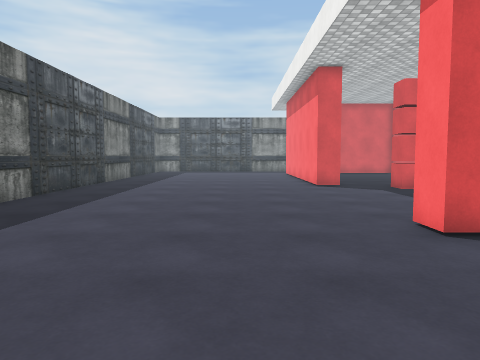
[1] (above)

20 first-person views from a walk through a Unity game level. The camera is 1.3 m above the floor, tilts 4° down and sees 70° across. Doors are open. The floor is counted in squares, 1 m on a side. Each view is taken from the middle of a square. On the plan, view 1 faces up. The plan holds only what a view shows up to about 15 squares ahead; the rest is blank. The player character is not drawn. Some animated figures are left out. Some surface patterns are stand-ins.

[2]
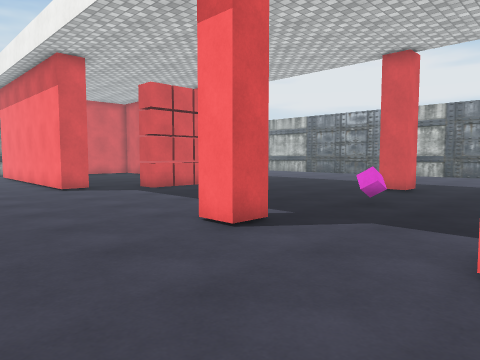

[3]
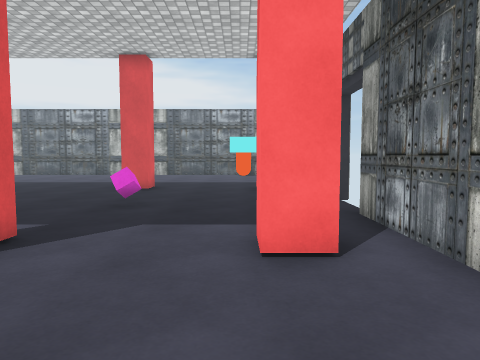

[4]
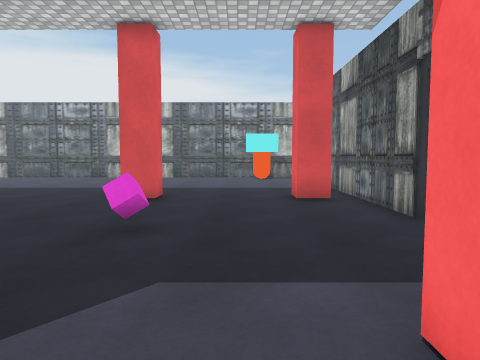

[5]
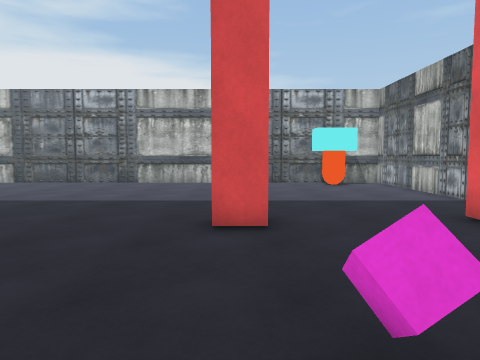

[6]
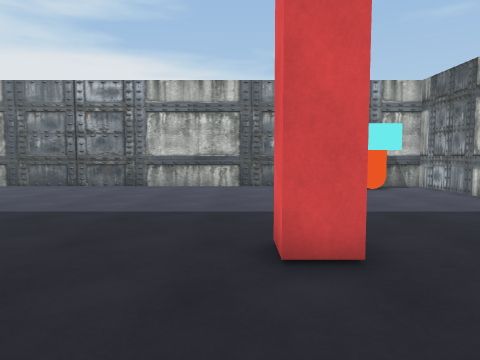

[7]
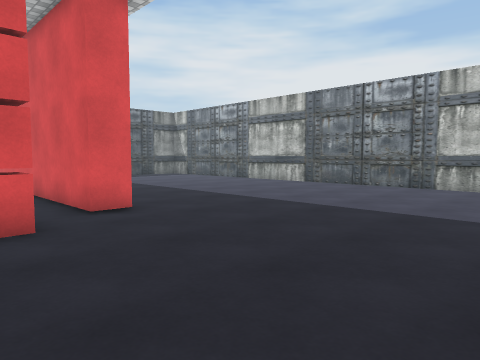

[8]
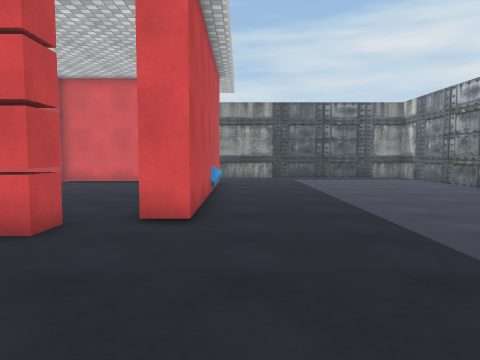

[9]
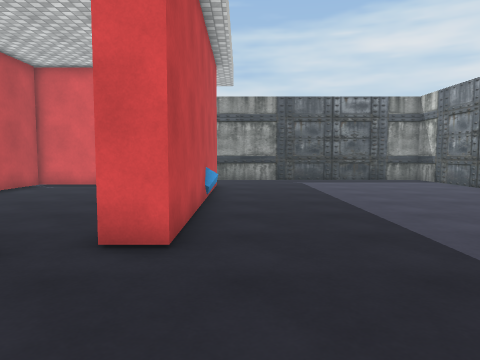

[10]
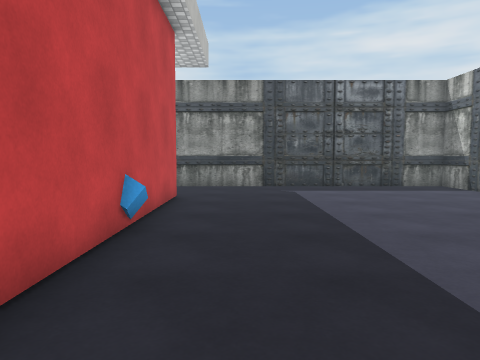

[11]
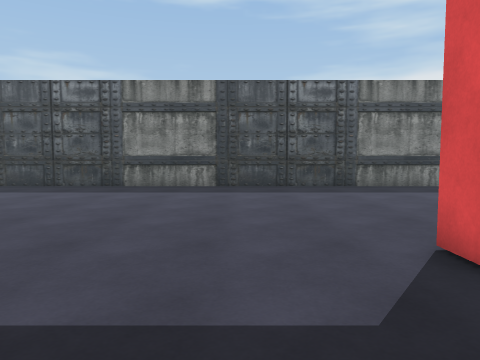

[12]
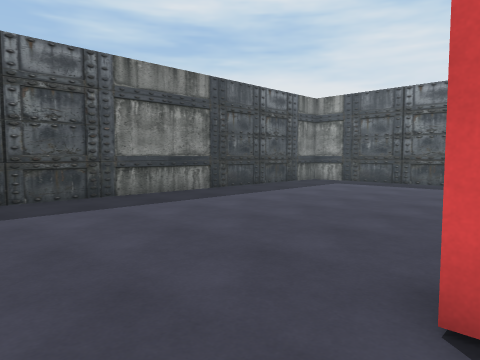

[13]
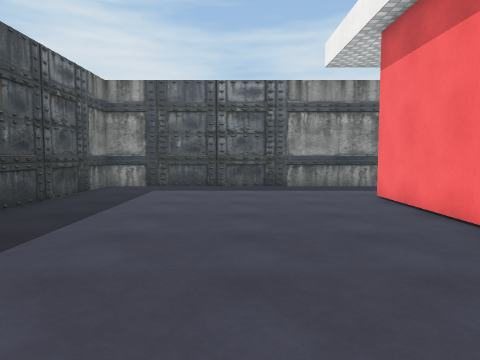

[14]
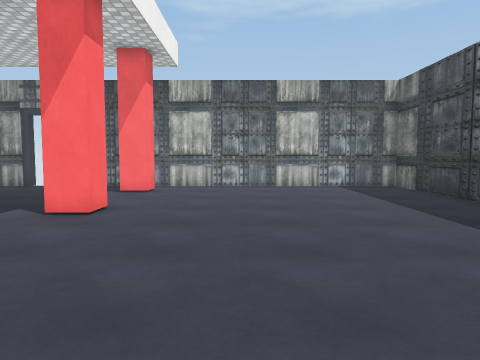

[15]
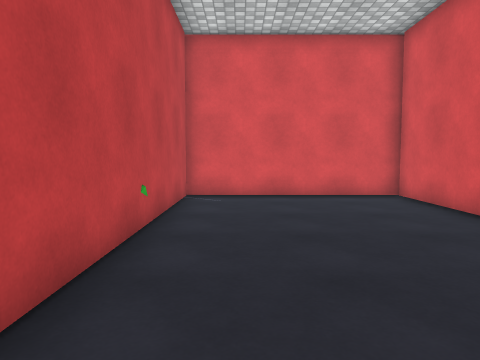

[16]
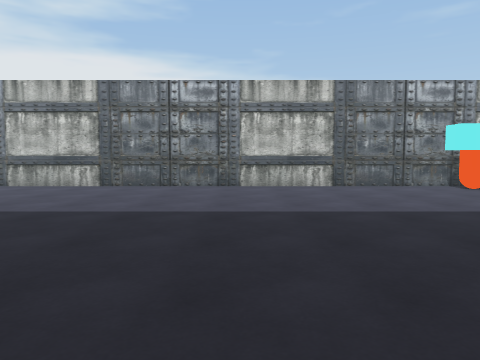

[17]
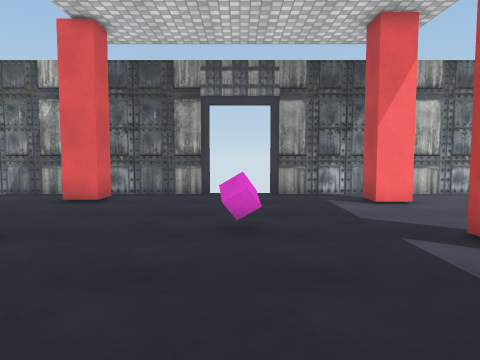

[18]
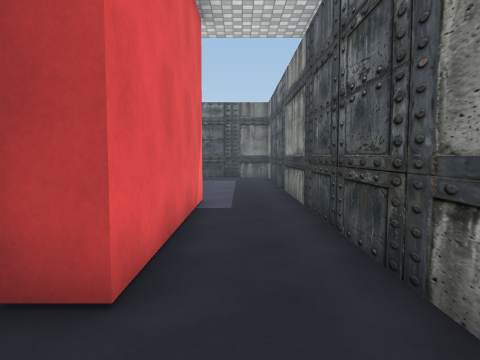

[19]
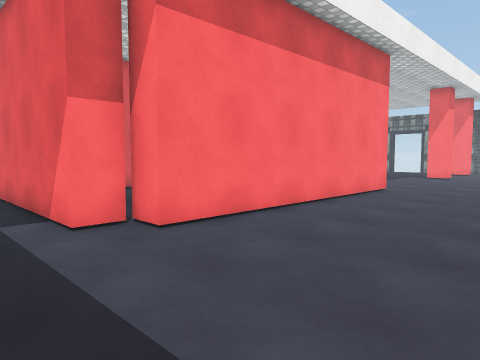

[20]
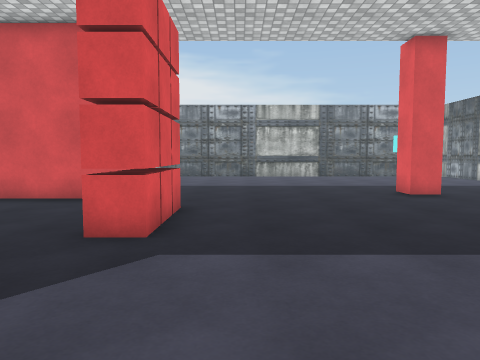

### Floor plan
Points are (right, up) in squares from view 1. A wall is a line through its corners. A room is listed if a view was taken in it or the views show most of it. See-through windows are left out.
Room 1 (views 1, 2, 3, 4, 5, 6, 7, 8, 9, 10, 11, 12, 13, 14, 15, 16, 17, 18, 19, 20)
walls: (4.4, 14.7) (3.3, 14.7) (3.3, 24.7) (4.2, 24.7) (4.2, 25.9) (11.2, 25.9) (11.2, 24.9); (4.4, 5.5) (3.3, 5.5) (3.3, 6.5) (4.4, 6.5); (13.1, 5.5) (12, 5.5) (12, 6.5) (13.1, 6.5); (4.3, 24.7) (4.3, 16.2); (12, 24.8) (12, 14.7) (11, 14.7) (11, 24.9) (4.2, 24.9); (3.3, 0.6) (3.3, 1.7) (4.3, 1.7) (4.3, 0.6); (12, 0.2) (12, 1.3) (13.1, 1.3); (9.1, -0.7) (22.7, -0.7) (22.7, 28.7) (-6.7, 28.7) (-6.7, -0.7) (6.9, -0.7)
ways out: open door at (8, -1)
objects: other object (7, 14) to (9, 14); other object (8, 5); other object (21, 1) to (22, 3)

Where each view was taken, in squares from view 1:
view 1: 0 up, 0 right, facing up
view 2: 1 up, 1 left, facing up-right
view 3: 2 up, 1 left, facing right
view 4: 3 up, 2 right, facing right
view 5: 6 up, 6 right, facing right
view 6: 7 up, 8 right, facing right
view 7: 7 up, 8 right, facing up-right
view 8: 8 up, 13 right, facing up
view 9: 10 up, 13 right, facing up
view 10: 14 up, 14 right, facing up
view 11: 12 up, 8 right, facing left
view 12: 12 up, 4 right, facing up-left
view 13: 14 up, 1 left, facing up
view 14: 14 up, 0 right, facing down
view 15: 14 up, 6 right, facing up
view 16: 11 up, 8 right, facing right
view 17: 11 up, 8 right, facing down
view 18: 27 up, 14 right, facing left
view 19: 28 up, 2 left, facing down-right
view 20: 12 up, 1 right, facing right
